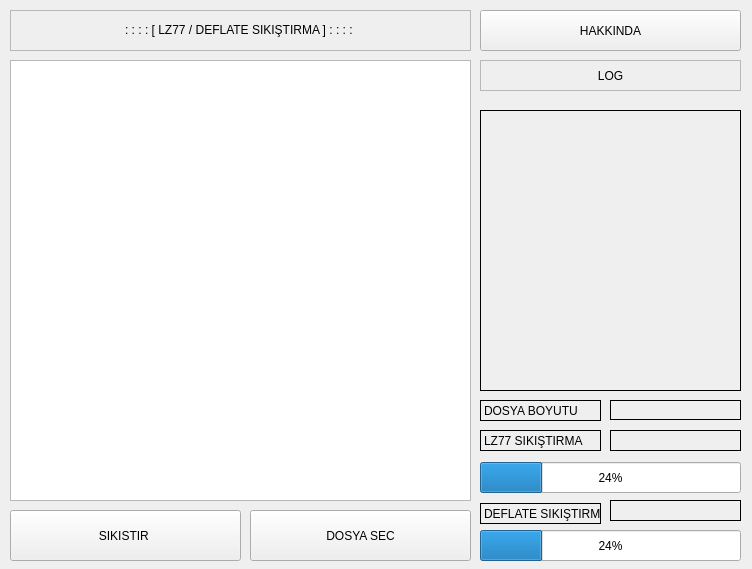
<?xml version="1.0" encoding="UTF-8"?>
<ui version="4.0">
 <class>MainWindow</class>
 <widget class="QMainWindow" name="MainWindow">
  <property name="geometry">
   <rect>
    <x>0</x>
    <y>0</y>
    <width>752</width>
    <height>569</height>
   </rect>
  </property>
  <property name="sizePolicy">
   <sizepolicy hsizetype="Fixed" vsizetype="Fixed">
    <horstretch>0</horstretch>
    <verstretch>0</verstretch>
   </sizepolicy>
  </property>
  <property name="windowTitle">
   <string>DEFLATE &amp; LZ77</string>
  </property>
  <property name="windowOpacity">
   <double>1.000000000000000</double>
  </property>
  <property name="toolButtonStyle">
   <enum>Qt::ToolButtonIconOnly</enum>
  </property>
  <widget class="QWidget" name="centralwidget">
   <widget class="QPushButton" name="lz77">
    <property name="geometry">
     <rect>
      <x>10</x>
      <y>510</y>
      <width>231</width>
      <height>51</height>
     </rect>
    </property>
    <property name="text">
     <string>SIKISTIR </string>
    </property>
    <property name="autoDefault">
     <bool>false</bool>
    </property>
    <property name="flat">
     <bool>false</bool>
    </property>
   </widget>
   <widget class="QPushButton" name="dosyaSec">
    <property name="geometry">
     <rect>
      <x>250</x>
      <y>510</y>
      <width>221</width>
      <height>51</height>
     </rect>
    </property>
    <property name="text">
     <string>DOSYA SEC</string>
    </property>
   </widget>
   <widget class="QPlainTextEdit" name="girdiMetin">
    <property name="geometry">
     <rect>
      <x>10</x>
      <y>60</y>
      <width>461</width>
      <height>441</height>
     </rect>
    </property>
    <property name="font">
     <font>
      <family>Tahoma</family>
      <pointsize>12</pointsize>
     </font>
    </property>
   </widget>
   <widget class="QLabel" name="baslik">
    <property name="geometry">
     <rect>
      <x>10</x>
      <y>10</y>
      <width>461</width>
      <height>41</height>
     </rect>
    </property>
    <property name="autoFillBackground">
     <bool>true</bool>
    </property>
    <property name="frameShape">
     <enum>QFrame::StyledPanel</enum>
    </property>
    <property name="frameShadow">
     <enum>QFrame::Sunken</enum>
    </property>
    <property name="text">
     <string>&lt;html&gt;&lt;head/&gt;&lt;body&gt;&lt;p&gt;: : : : [ LZ77 / DEFLATE SIKIŞTIRMA ] : : : : &lt;/p&gt;&lt;/body&gt;&lt;/html&gt;</string>
    </property>
    <property name="alignment">
     <set>Qt::AlignCenter</set>
    </property>
   </widget>
   <widget class="QPushButton" name="pushButton">
    <property name="geometry">
     <rect>
      <x>480</x>
      <y>10</y>
      <width>261</width>
      <height>41</height>
     </rect>
    </property>
    <property name="text">
     <string>HAKKINDA</string>
    </property>
   </widget>
   <widget class="QLabel" name="infoPan">
    <property name="geometry">
     <rect>
      <x>480</x>
      <y>110</y>
      <width>261</width>
      <height>281</height>
     </rect>
    </property>
    <property name="frameShape">
     <enum>QFrame::Box</enum>
    </property>
    <property name="text">
     <string/>
    </property>
   </widget>
   <widget class="QProgressBar" name="barDeflate">
    <property name="geometry">
     <rect>
      <x>480</x>
      <y>530</y>
      <width>261</width>
      <height>31</height>
     </rect>
    </property>
    <property name="value">
     <number>24</number>
    </property>
   </widget>
   <widget class="QLabel" name="labelDeflate">
    <property name="geometry">
     <rect>
      <x>480</x>
      <y>503</y>
      <width>121</width>
      <height>21</height>
     </rect>
    </property>
    <property name="frameShape">
     <enum>QFrame::Box</enum>
    </property>
    <property name="text">
     <string>DEFLATE SIKIŞTIRMA</string>
    </property>
    <property name="alignment">
     <set>Qt::AlignLeading|Qt::AlignLeft|Qt::AlignVCenter</set>
    </property>
   </widget>
   <widget class="QProgressBar" name="barLZ77">
    <property name="geometry">
     <rect>
      <x>480</x>
      <y>462</y>
      <width>261</width>
      <height>31</height>
     </rect>
    </property>
    <property name="value">
     <number>24</number>
    </property>
   </widget>
   <widget class="QLabel" name="labelLZ77">
    <property name="geometry">
     <rect>
      <x>480</x>
      <y>430</y>
      <width>121</width>
      <height>21</height>
     </rect>
    </property>
    <property name="frameShape">
     <enum>QFrame::Box</enum>
    </property>
    <property name="text">
     <string>LZ77 SIKIŞTIRMA</string>
    </property>
    <property name="alignment">
     <set>Qt::AlignLeading|Qt::AlignLeft|Qt::AlignVCenter</set>
    </property>
   </widget>
   <widget class="QLabel" name="label">
    <property name="geometry">
     <rect>
      <x>480</x>
      <y>60</y>
      <width>261</width>
      <height>31</height>
     </rect>
    </property>
    <property name="frameShape">
     <enum>QFrame::StyledPanel</enum>
    </property>
    <property name="frameShadow">
     <enum>QFrame::Sunken</enum>
    </property>
    <property name="text">
     <string>LOG</string>
    </property>
    <property name="textFormat">
     <enum>Qt::PlainText</enum>
    </property>
    <property name="scaledContents">
     <bool>true</bool>
    </property>
    <property name="alignment">
     <set>Qt::AlignCenter</set>
    </property>
   </widget>
   <widget class="QLabel" name="label_2">
    <property name="geometry">
     <rect>
      <x>480</x>
      <y>400</y>
      <width>121</width>
      <height>21</height>
     </rect>
    </property>
    <property name="frameShape">
     <enum>QFrame::Box</enum>
    </property>
    <property name="text">
     <string>DOSYA BOYUTU</string>
    </property>
    <property name="textFormat">
     <enum>Qt::PlainText</enum>
    </property>
    <property name="scaledContents">
     <bool>true</bool>
    </property>
    <property name="alignment">
     <set>Qt::AlignLeading|Qt::AlignLeft|Qt::AlignVCenter</set>
    </property>
   </widget>
   <widget class="QLabel" name="boyut">
    <property name="geometry">
     <rect>
      <x>610</x>
      <y>400</y>
      <width>131</width>
      <height>20</height>
     </rect>
    </property>
    <property name="frameShape">
     <enum>QFrame::Box</enum>
    </property>
    <property name="text">
     <string/>
    </property>
    <property name="alignment">
     <set>Qt::AlignCenter</set>
    </property>
   </widget>
   <widget class="QLabel" name="lzboyut">
    <property name="geometry">
     <rect>
      <x>610</x>
      <y>430</y>
      <width>131</width>
      <height>21</height>
     </rect>
    </property>
    <property name="frameShape">
     <enum>QFrame::Box</enum>
    </property>
    <property name="text">
     <string/>
    </property>
    <property name="alignment">
     <set>Qt::AlignCenter</set>
    </property>
   </widget>
   <widget class="QLabel" name="boyutdef">
    <property name="geometry">
     <rect>
      <x>610</x>
      <y>500</y>
      <width>131</width>
      <height>21</height>
     </rect>
    </property>
    <property name="frameShape">
     <enum>QFrame::Box</enum>
    </property>
    <property name="text">
     <string/>
    </property>
    <property name="alignment">
     <set>Qt::AlignCenter</set>
    </property>
   </widget>
  </widget>
 </widget>
 <resources/>
 <connections/>
</ui>
